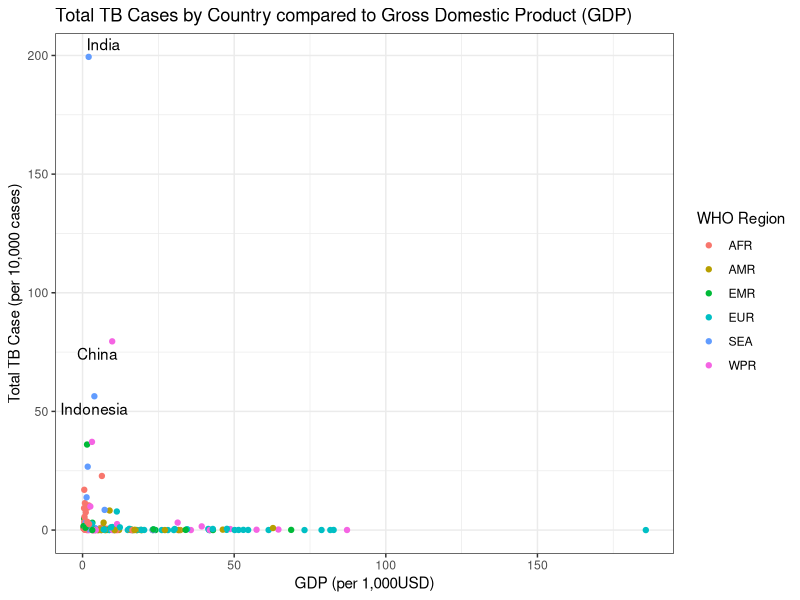
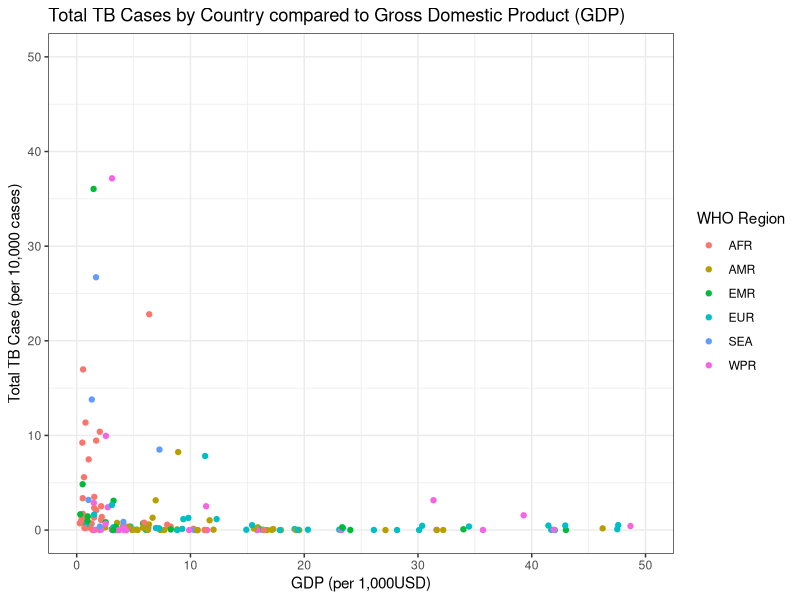
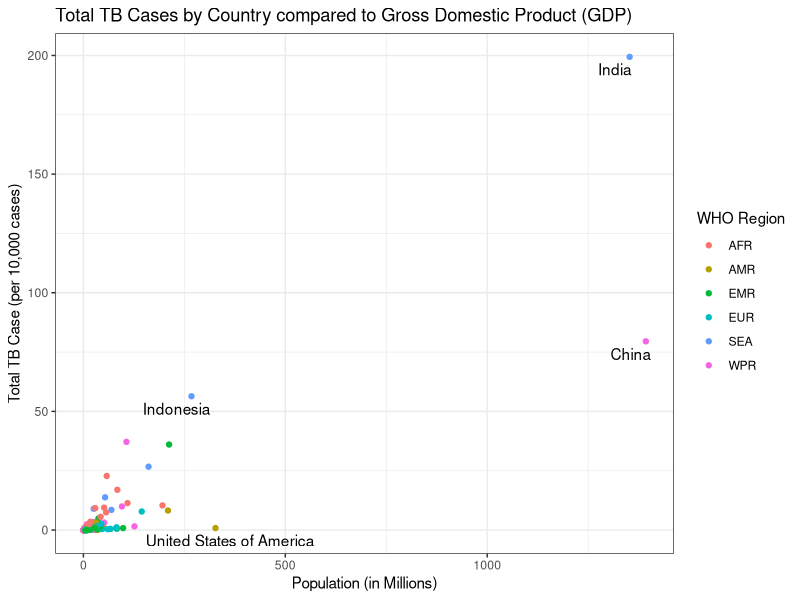
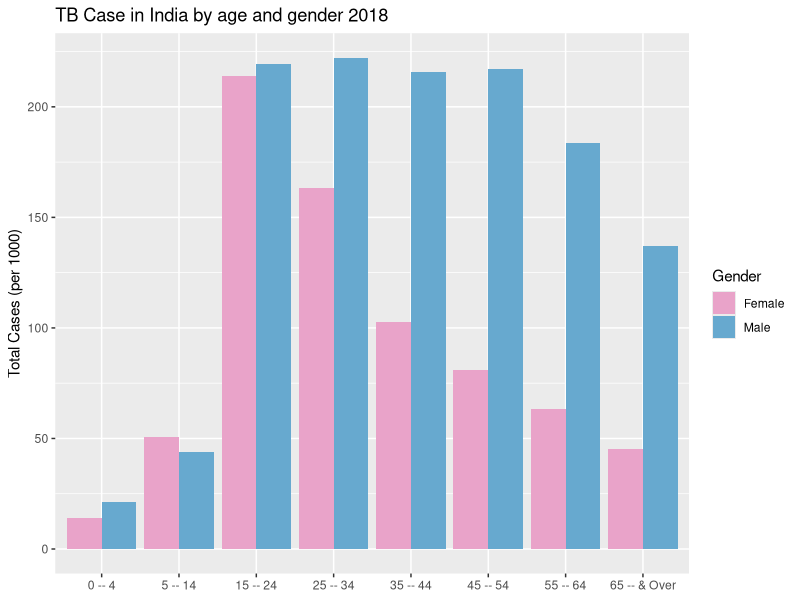
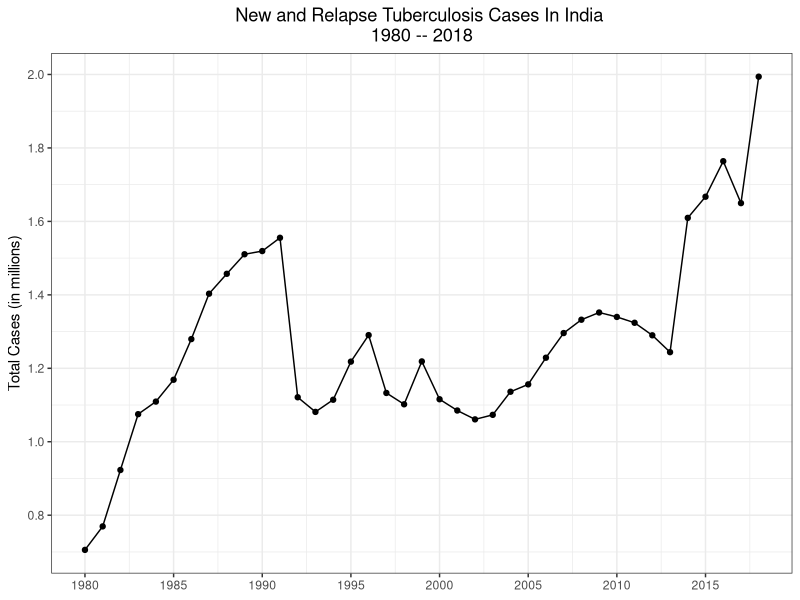

These figures' R source, in order:
## ---- chunk 1
library(tidyverse)

## ---- chunk 2
who_raw <-  read.csv("TB_notifications_2020-02-11.csv")

#GPD file contains 4 rows of instrusctions above the actually data, we can tell
#read.csv to skip these using the skip command
gpd_raw <-  read.csv("API_NY.GDP.PCAP.CD_DS2_en_csv_v2_713080.csv",
                     skip = 4)


## ---- chunk 3

who1 <- who_raw %>% 
  #lets drop some columns not needed for our exploration, what each column means can be found in the CSV Data dictionary file
  select(-iso2
         ,-iso_numeric
         ,-(rdx_data_available:hiv_reg_new2)
         ,-(new_sp:rel_in_agesex_flg)
         ) %>%
  #Lets just look at new date
  filter(year >= 2013) %>% 
  #Move the values that are currently stored as variables to observations
  pivot_longer(cols = newrel_m04:newrel_sexunkageunk
               ,names_to = "key"
               ,values_to = "values"
              ) %>% 
  separate(col = key
           ,into = c("new","sexage")
          ,sep = "_"
          )  %>% 
  #the data set contains male, female and unknown
  mutate_if(is.character
            ,str_replace_all
            ,pattern = "sexunk"
            , replacement = "u"
            ) %>% 
  separate(col = sexage
           ,into = c("sex","age")
           ,sep = 1) %>% 
  mutate(age_start = case_when(
    str_detect(age, "65") ~ "65"
    ,(str_length(age) == 2) ~ str_match(age, "\\S")
    ,(str_length(age) == 3) ~ str_match(age, "\\S")
    ,(str_length(age) == 4) ~ str_match(age, "\\S\\S")
    
    ,TRUE ~ ""
    )
    ,age_end = case_when(
      str_detect(age, "65") ~ "& Over"
      ,(str_length(age) == 2) ~ str_match(age, "\\S$")
    ,(str_length(age) == 3) ~ str_match(age, "\\S\\S$")
    ,(str_length(age) == 4) ~ str_match(age, "\\S\\S$")
    ,TRUE ~ ""
    ))

#overall  WHO data is now cleaned and tidy.  
  
# Lets tidy up the GPD data so we can match it to our WHO data set
gdp1 <- gpd_raw %>% 
  select(-(Indicator.Name:X2012)
         ,-X2019
         ,-X) %>% 
  pivot_longer(cols = X2013:X2018
               ,names_to  = "year" 
               ,values_to = "gdp") %>% 
  mutate_if(is.character
            ,str_remove_all
            ,pattern = "X(?=\\d*)")  # regex to check for an X followed by a digit
  
## ---- chunk 4
who_combined <- who1 %>% 
  rename(Country.Code = iso3) %>% 
  mutate(year = as.character(year)) %>% 
  left_join(y = gdp1) %>% 
  select(-Country.Name)

## ---- chunk 5
g1 <- who_combined %>% 
  filter(str_detect(age,"014|15plus|u"),year == 2018) %>% 
  group_by(country) %>% 
  summarise(sum_tb_cases = (sum(values,na.rm = TRUE)/10000)
            ,gdp = first(gdp)/1000
            ,who_region = first(g_whoregion)) %>% 
  mutate(
         label = ifelse((sum_tb_cases>50), yes = as.character(country),no = "")) %>% 
  ggplot(aes(x = gdp, y = sum_tb_cases )) +
  geom_point(aes(color = who_region)) +
  ggrepel::geom_text_repel(aes(x = gdp, y = sum_tb_cases, label = label)) +
  labs(
    title = "Total TB Cases by Country compared to Gross Domestic Product (GDP)"
    ,x = "GDP (per 1,000USD)"
    ,y = "Total TB Case (per 10,000 cases)"
    ,color = "WHO Region"
    ) +
  theme_bw() 
g1
## ---- chunk 6
g2 <- who_combined %>% 
  filter(str_detect(age,"014|15plus|u"),year == 2018) %>% 
  group_by(country) %>% 
  summarise(sum_tb_cases = (sum(values,na.rm = TRUE)/10000)
            ,gdp = first(gdp)/1000
            ,who_region = first(g_whoregion)) %>% 
  mutate(
         label = ifelse((sum_tb_cases>50), yes = as.character(country),no = "")) %>% 
  ggplot(aes(x = gdp, y = sum_tb_cases )) +
  geom_point(aes(color = who_region)) +
  ggrepel::geom_text_repel(aes(x = gdp, y = sum_tb_cases, label = label)) +
  labs(
    title = "Total TB Cases by Country compared to Gross Domestic Product (GDP)"
    ,x = "GDP (per 1,000USD)"
    ,y = "Total TB Case (per 10,000 cases)"
    ,color = "WHO Region"
    ) +
  xlim(0,50) +
  ylim(0,50) +
  theme_bw() 

g2
## ---- chunk 7
pop_raw <-  read.csv("API_SP.POP.TOTL_DS2_en_csv_v2_713131.csv"
                     ,skip = 4)
#If this looks famialer its because it is, the data set looks very simalar to the GDP data
#In the future this could be moved to a function to allow cleaning much easier
pop1 <- pop_raw %>% 
  select(-(Indicator.Name:X2012)
         ,-X2019
         ,-X) %>% 
  pivot_longer(cols = X2013:X2018
               ,names_to  = "year" 
               ,values_to = "population") %>% 
  mutate_if(is.character
            ,str_remove_all
            ,pattern = "X(?=\\d*)")

#now lets combine this into are overall data set

who_combined <- who_combined %>% 
  mutate(year = as.character(year)) %>% 
  left_join(y = pop1) %>% 
  select(-Country.Name)

#now lets Graph again

g3 <- who_combined %>% 
  filter(str_detect(age,"014|15plus|u"),year == 2018) %>% 
  group_by(country) %>% 
  summarise(sum_tb_cases = (sum(values,na.rm = TRUE)/10000)
            ,population = first(population)/1000000
            ,who_region = first(g_whoregion)) %>% 
  mutate(
         label = ifelse((population>250), yes = as.character(country),no = "")) %>%
  ggplot(aes(x = population, y = sum_tb_cases )) +
  geom_point(aes(color = who_region)) +
  ggrepel::geom_text_repel(aes(x = population, y = sum_tb_cases, label = label)) +
  labs(
    title = "Total TB Cases by Country compared to Gross Domestic Product (GDP)"
    ,x = "Population (in Millions)"
    ,y = "Total TB Case (per 10,000 cases)"
    ,color = "WHO Region"
    ) +
  theme_bw() 

 g3 

## ---- chunk 8

g4 <- who_combined %>% 
  filter(year == 2018
         ,country == "India"
         ,!(str_detect(age,"15plus|ageunk|u|014"))
         ,(str_detect(sex,"m|f"))
         )  %>% 
  mutate(age_range = glue::glue("{age_start} -- {age_end}")) %>% 
  ggplot(aes(x = reorder(age_range, as.numeric(age_start)), y = (values/1000), fill = sex)) +
  geom_col(position = "dodge") +
  labs(
    title = "TB Case in India by age and gender 2018"
    ,x    = NULL
    ,y    = "Total Cases (per 1000)"
    ,fill = "Gender") +
  scale_fill_manual(labels = c("Female","Male"), values = c("#e9a3c9","#67a9cf") )
  
g4
## ---- chunk 9
g5 <- who_raw %>% 
  filter(country == "India") %>% 
  select(year, c_newinc) %>% 
  ggplot(aes(x = year, y = c_newinc/1000000)) +
  geom_line() +
  geom_point() +
  labs(
    title = "New and Relapse Tuberculosis Cases In India \n1980 -- 2018"
    ,x    = NULL
    ,y    = "Total Cases (in millions)") +
  theme_bw() +
  theme(plot.title = element_text(hjust = 0.5)) + #center title 
  scale_x_continuous(breaks = seq(1980,2020,5)) +
  scale_y_continuous(breaks = scales::pretty_breaks(n=10))  #different way to add tick marks
g5
  
